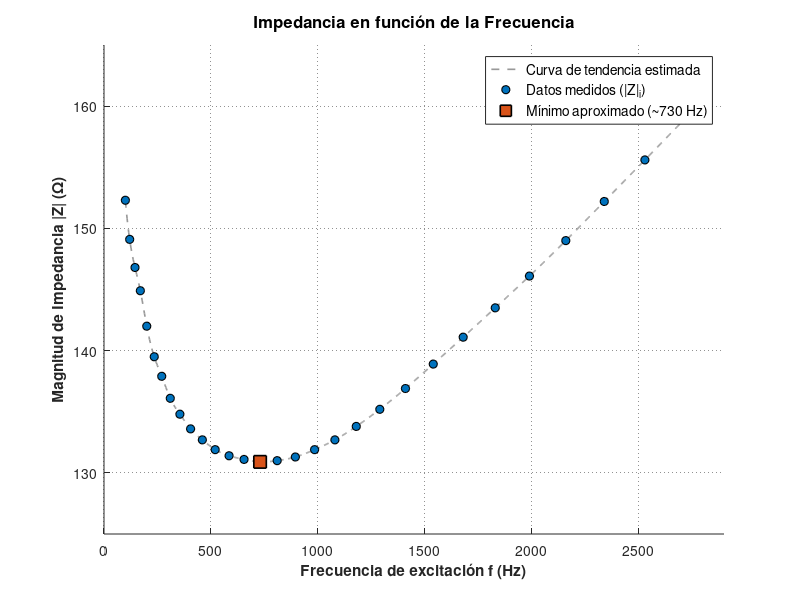

This chart was generated by the following MATLAB code:
%PARTE A - Gráfica de datos |Z|(f)
clear; clc; close all;

f = [100, 120, 145, 170, 200, 235, 270, 310, 355, 405, ... %Valores en X
     460, 520, 585, 655, 730, 810, 895, 985, 1080, 1180, ...
     1290, 1410, 1540, 1680, 1830, 1990, 2160, 2340, 2530, 2730];

Z_mag = [152.3, 149.1, 146.8, 144.9, 142.0, 139.5, 137.9, 136.1, 134.8, 133.6, ... %Valores en Y
         132.7, 131.9, 131.4, 131.1, 130.9, 131.0, 131.3, 131.9, 132.7, 133.8, ...
         135.2, 136.9, 138.9, 141.1, 143.5, 146.1, 149.0, 152.2, 155.6, 159.2];

[min_Z, idx_min] = min(Z_mag);
f_min_estimada = f(idx_min); %Identificación del mínimo tabulado

fprintf('--- Análisis Exploratorio Inicial ---\n');
fprintf('Mínimo detectado en los datos de laboratorio:\n');
fprintf('Eje X (Frecuencia): %d Hz\n', f_min_estimada);
fprintf('Eje Y (Impedancia): %.1f Ohm\n\n', min_Z);

figure('Color', [1 1 1]); 
hold on;

%Línea de tendencia suavizada usando un spline nativo
f_fina = linspace(min(f), max(f), 1000);
Z_suave = spline(f, Z_mag, f_fina);
plot(f_fina, Z_suave, 'Color', [0.6 0.6 0.6], 'LineWidth', 1.2, 'LineStyle', '--', ...
     'DisplayName', 'Curva de tendencia estimada');

%Puntos experimentales 
plot(f, Z_mag, 'o', 'MarkerFaceColor', [0 0.4470 0.7410], 'MarkerEdgeColor', 'k', ...
     'MarkerSize', 6, 'LineWidth', 0.8, 'DisplayName', 'Datos medidos (|Z|_i)');

%Mínimo experimental
plot(f_min_estimada, min_Z, 's', 'MarkerFaceColor', [0.8500 0.3250 0.0980], ...
     'MarkerEdgeColor', 'k', 'MarkerSize', 9, 'LineWidth', 1.2, ...
     'DisplayName', sprintf('Mínimo aproximado (~%d Hz)', f_min_estimada));

%Datos de gráfica
title('Impedancia en función de la Frecuencia', 'FontSize', 12);
xlabel('Frecuencia de excitación f (Hz)', 'FontSize', 11, 'FontWeight', 'bold');
ylabel('Magnitud de Impedancia |Z| (\Omega)', 'FontSize', 11, 'FontWeight', 'bold');
grid on;
set(gca, 'GridLineStyle', ':', 'GridAlpha', 0.5); % Rejilla tenue de ingeniería
legend('Location', 'northeast', 'FontSize', 10);
xlim([0, 2900]);
ylim([125, 165]); %Limites
hold off;
